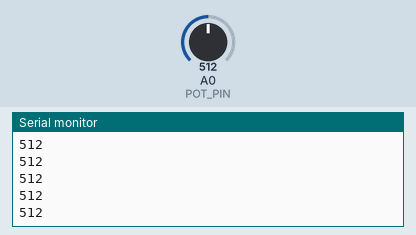
Simulated run of this sketch. Board: Arduino Uno, built with avr-gcc and run on an emulated ATmega328P. Parts: the last lines printed to the serial monitor. The inputs (shaded band) are chosen by the test bench; at power-on: A0 (POT_PIN) = 512.

Above: at 1.2 s.
1.3 s: A0 (POT_PIN) set to 716
At 1.96 s:
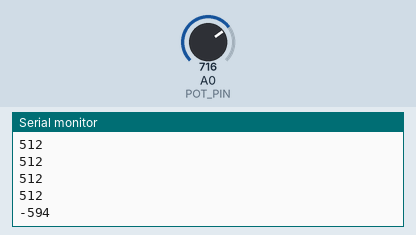
2.8 s: A0 (POT_PIN) set to 900
At 2.8 s:
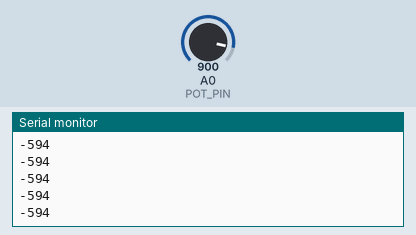
Timing chart, 0 to 5.8 s (numbered marks = the images above; inputs shaded):
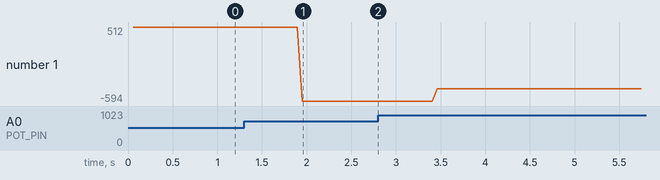

Measured:
- after the input at 1.3 s, the serial monitor: prints a new line after 0.65 s (image 1)
- plotted number 1: 512 → -594 after the input at 1.3 s, -594 → -410 after the input at 2.8 s

The sketch:

Potenciometro.ino
```cpp
#define POT_PIN A0

int qtdeAmostras;
int somaAmostras;

int saidaFinal;
int saidaParcial;
int saidaAvaliada;

int qtdeAcertos;

void setup() {

  qtdeAmostras = 50;
  somaAmostras = 0;
  qtdeAcertos = 0;
  saidaFinal = analogRead(POT_PIN);
  saidaAvaliada = 0;
  Serial.begin(115200);

}

void loop() {
  for(int i = 0; i < qtdeAmostras; i++) {
    somaAmostras += analogRead(POT_PIN);
    delay(1);
  };
  saidaParcial = somaAmostras / qtdeAmostras;

  if(saidaAvaliada == 0) {
    saidaAvaliada = saidaParcial;
  };

  if(saidaAvaliada == saidaParcial) {
    qtdeAcertos++;
  }
  else {
    qtdeAcertos = 0;
    saidaAvaliada = 0;
  };

  if(qtdeAcertos > 10) {
    if(saidaFinal * 1.03 > saidaAvaliada || saidaFinal * .97 < saidaAvaliada) {
      saidaFinal = saidaAvaliada;
    }
    saidaAvaliada = 0;
    qtdeAcertos = 0;
//    Serial.println("------------------");
  };


//  Serial.print("Parcial: ");
//  Serial.print(saidaParcial);
//  Serial.print(" - Acertos: ");
//  Serial.print(qtdeAcertos);
//  Serial.print(" - Avaliada: ");
//  Serial.print(saidaAvaliada);
//  Serial.print(" - Final: ");
  Serial.println(saidaFinal);
//  Serial.println(saidaParcial);
  somaAmostras = 0;

}

void media() {

}
```
